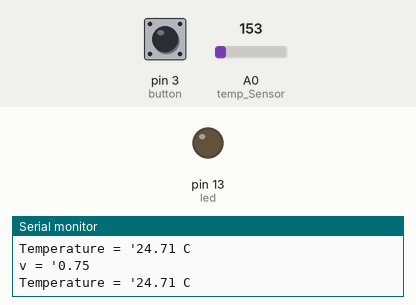
The sketch below on a simulated Arduino Uno, built with avr-gcc and run on an emulated ATmega328P. On the bench: output pins drawn as LEDs (lit = HIGH), the last lines printed to the serial monitor. Inputs (shaded band) come from the test bench; at power-on: pin 3 (button) HIGH, A0 (temp_Sensor) = 153.

Above: at 6.8 s.
6.9 s: pin 3 (button) pulled LOW for 3 s
At 7.3 s:
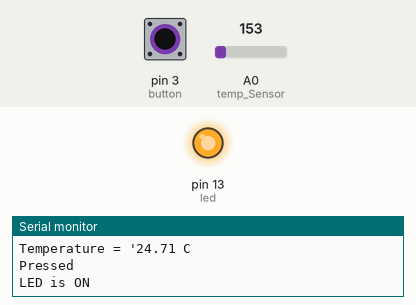
Timing chart, 0 to 11.4 s (numbered marks = the images above; inputs shaded):
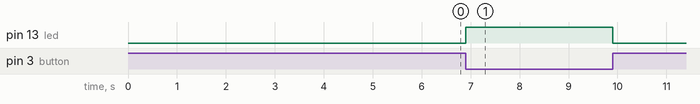

The sketch:

XIOT-Task.ino
```cpp
/*
XIOT Task.

Hardware Connections: Arduino Uno, Button on D3, LED on B5, Temperature Sensor on ASC0,
                      the RX of the serial monitor is connected to Pin 0 (TX of the Arduino)
                      and the TX of the serial monitor is connected to Pin 1 (RX of the Arduino).

The project Scenario: when you push the Button, the Led will open and "pressed" &"LED is ON"
                      will appear in the serial monitor and when you close the button, LED
                      will close and "LED is OFF" will appear in the serial monitor. Besides,
                      there is a Temperature sensor reads the temperature every  Three seconds
                      and send the readings (The voltage and the temperature) to the serial monitor.

The Project Technics: The button is connected to The external interrupt pin (D3) to call The
                      (button_Reading) function when any change happens to the button using
                      (attachInterrupt) function. Timer 2 is initialized to three seconds,
                      after that it will interrupt the code to call (temp_Reading) function
                      using (MsTimer2::set. Temperature sensor is connected to analog digital
                      converter on AD0.

Created 25 Jun 2018
By Mina Magdy Youssef

*/

#include <MsTimer2.h>         // This libarary to interface timer 2 on arduino uno.

//PIN Connections.
const int led = 13;           // LED connect to B5, Pin number (13).
const int button = 3;         // Button connect to D3, Pin number (3).
const int temp_Sensor = A0 ;  // Temperature sensor connect to A0, Pin number (1).

//Variables Initialization.
int   button_State = 0;      // This Variable to carry the state of the button.
int   reading_Buffer;        // This Variable to carry the signal of tempurature sensor from the analog pin
float voltage_Value;         // This variable to carry the voltage depending on reading_Buffer.
float temp_Value;            // This variable to carry the temprature depending on voltage_Value.

//Functions Prototypes.
void temp_Reading();
void button_Reading();


void setup()
{
    pinMode(led,OUTPUT);     // Initialize Led Pin as Output.
    pinMode(button,INPUT);   // Initialize Button Pin as Input.
    Serial.begin(9600);      // Initialize serial communication at 9600 bits per second.

    MsTimer2::set(3000, temp_Reading); // This function sets the timer 2 and takes the time with millisecond.
                                       // Also, it takes the function which will be called after the timer is cleared.
                                       // Now it will set to Three seconds periodically, calling temp_Reading function.

    MsTimer2::start();                 // This function enables the interrupt.
/*
    This function takes: the pin which is connected to the external interrupt, the function which will be called when
    the interrupt will happen and the mode which defined when the interrupt should trigger.

    Now the external interrupt connected to the button pin, calling button_Reading function and the interrupt will
    trigger in any change will happen to the button pin.
*/
    attachInterrupt(digitalPinToInterrupt(button),button_Reading, CHANGE);


}

void loop()
{

}
/*
Mission: This function calculates the temperature
Input  : Nothing.
Output : Nothing.
Notes  : This function will make the "LED" High if the "button_state" is Low and will make the "LED" Low if the "button_state" is High.
*/
void temp_Reading()
{
    reading_Buffer = analogRead(temp_Sensor);
    voltage_Value = ((reading_Buffer * 5.0) / 1024);    //calculate the decimal value which equivalent to the voltage which temperature sensor already reads.
    temp_Value = (voltage_Value - 0.5) * 100;           // convert temperature value to celsius.
    Serial.print("\nv = \'");
    Serial.print(voltage_Value);
    Serial.println("\n");
    Serial.print("Temperature = \'");
    Serial.print(temp_Value);
    Serial.println(" C");
    Serial.println("\n");
}
/*
Mission: This function controls in the state of the led dependeing on the state of the button.
Input  : Nothing.
Output : Nothing.
Notes  : This function will make the "LED" High if the "button_state" is Low and will make the "LED" Low if the "button_state" is High.
*/
void button_Reading()
{
    button_State = digitalRead(button);

    if  (button_State == LOW)
    {
        digitalWrite(led,HIGH);

        Serial.print("\n");
        Serial.println("\nPressed");

        Serial.println("\nLED is ON ");
        Serial.println("\n");
    }
    else
    {
        digitalWrite(led,LOW);

        Serial.println("\nLED is OFF ");
        Serial.println("\n");
    }
}
```

Measured:
- after the input at 6.9 s, pin 13 (led): LOW → HIGH at once, → LOW 3.0 s later
